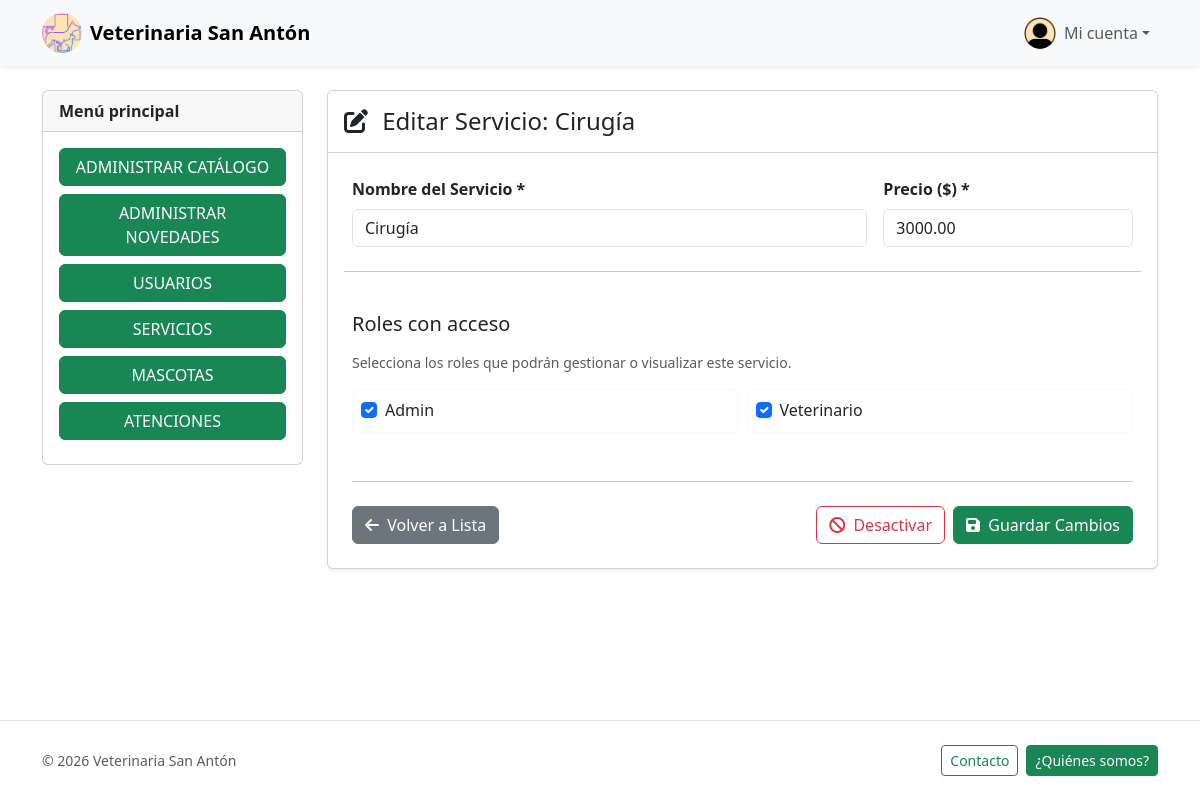
Screenshot of /servicios/editar.php?id=3 (signed in) with the database file from the repository.
### tables this page shows
CREATE TABLE `servicios` (
  `id`     INT(11)        NOT NULL AUTO_INCREMENT,
  `nombre` VARCHAR(150)   NOT NULL,
  `precio` DECIMAL(10, 2) NOT NULL DEFAULT 0.00,
  `activo` TINYINT(1)     NOT NULL DEFAULT 1,
  PRIMARY KEY (`id`)
);

CREATE TABLE `roles` (
  `id`     INT(11)      NOT NULL AUTO_INCREMENT,
  `nombre` VARCHAR(100) NOT NULL,
  PRIMARY KEY (`id`)
);

### src/Modules/Servicios/ServicioRepository.php (called while the page is built, shortened)
<?php
class ServicioRepository
{
    public static function getById($id)
    {
        $db = DB::getConn();
        $stmt = $db->prepare("SELECT * FROM servicios WHERE id = ?");
        $stmt->bind_param("i", $id);
        $stmt->execute();
        $result = $stmt->get_result();
        return $result->fetch_assoc();
    }
    public static function getRolesIds($servicioId)
    {
        $db = DB::getConn();
        $stmt = $db->prepare("SELECT rolId FROM rolesservicios WHERE servicioId = ?");
        $stmt->bind_param("i", $servicioId);
        $stmt->execute();
        $result = $stmt->get_result();
        $roles = [];
        while ($row = $result->fetch_assoc()) {
            $roles[] = $row['rolId'];
        }
        return $roles;
    }
    public static function getAllRoles()
    {
        $db = DB::getConn();
        $result = $db->query("SELECT * FROM roles ORDER BY nombre ASC");
        return $result->fetch_all(MYSQLI_ASSOC);
    }
}

### src/Modules/Servicios/ServicioService.php (called while the page is built, shortened)
<?php
class ServicioService
{
    public static function getById($id)
    {
        return ServicioRepository::getById($id);
    }
    public static function getRolesIds($id)
    {
        return ServicioRepository::getRolesIds($id);
    }
    public static function getAllRoles()
    {
        return ServicioRepository::getAllRoles();
    }
}

### public/servicios/editar.php (the view, shortened to what this page needs)
<?php
include_once __DIR__ . "/../../src/Templates/header.php";
$id = $_GET['id'] ?? null;
$servicio = ServicioService::getById($id);
$all_roles = ServicioService::getAllRoles();
$roles_asignados = ServicioService::getRolesIds($id);
?>
<div class="container py-4">
    <div class="row g-4">
        <aside class="col-md-4 col-lg-3 d-none d-md-block">
            <div class="card sticky-top" style="top: 1rem;">
                <div class="card-header fw-semibold">Menú principal</div>
                <div class="card-body d-grid gap-2">
                    <?php include_once __DIR__ . "/../../src/Templates/menu_lateral.php"; ?>
                </div>
            </div>
        </aside>
        <div class="col-12 col-md-8 col-lg-9">
            <div class="card shadow-sm mb-4">
                <div class="card-header bg-white py-3">
                    <h1 class="h4 mb-0">
                        <i class="fas fa-edit me-2"></i>
                        Editar Servicio: <?php echo htmlspecialchars($servicio['nombre']); ?>
                    </h1>
                </div>
                <div class="card-body p-4">
                    <form action="editar.php?id=<?php echo $id; ?>" method="POST">
                        <div class="row g-3">
                            <div class="col-md-8">
                                <label for="nombre" class="form-label fw-bold">Nombre del Servicio *</label>
                                <input type="text" name="nombre" id="nombre" class="form-control"
                                    value="<?php echo htmlspecialchars($servicio['nombre']); ?>" required>
                            </div>
                            <div class="col-md-4">
                                <label for="precio" class="form-label fw-bold">Precio ($) *</label>
                                <input type="number" step="0.01" name="precio" id="precio" class="form-control"
                                    value="<?php echo htmlspecialchars($servicio['precio']); ?>" required>
                            </div>
                            <hr class="my-4">
                            <div class="col-12">
                                <h5 class="mb-3">Roles con acceso</h5>
                                <p class="small text-muted mb-3">Selecciona los roles que podrán gestionar o visualizar este servicio.</p>
                                <div class="row row-cols-1 row-cols-sm-2 g-2">
                                    <?php foreach ($all_roles as $rol): ?>
                                        <div class="col">
                                            <div class="card h-100 border-light hover-light">
                                                <div class="card-body p-2">
                                                    <div class="form-check">
                                                        <input class="form-check-input" type="checkbox" name="roles[]"
                                                            value="<?php echo $rol['id']; ?>"
                                                            id="rol_<?php echo $rol['id']; ?>"
                                                            <?php echo in_array($rol['id'], $roles_asignados) ? 'checked' : ''; ?>>
                                                        <label class="form-check-label d-block cursor-pointer" for="rol_<?php echo $rol['id']; ?>">
                                                            <?php echo ucfirst(htmlspecialchars($rol['nombre'])); ?>
                                                        </label>
                                                    </div>
                                                </div>
                                            </div>
                                        </div>
                                    <?php endforeach; ?>
                                </div>
                            </div>
                            <div class="col-12 mt-4">
                                <hr class="my-4">
                                <div class="d-flex gap-2 flex-wrap justify-content-between">
                                    <a href="index.php" class="btn btn-secondary">
                                        <i class="fas fa-arrow-left me-1"></i> Volver a Lista
                                    </a>
                                    <div class="d-flex gap-2">
                                        <?php if ($servicio['activo']): ?>
                                            <button type="button" class="btn btn-outline-danger"
                                                onclick="confirmarAccion('¿Está seguro que desea desactivar este servicio?', function(){ var f = document.querySelector('form[action*=editar]'); var h = document.createElement('input'); h.type='hidden'; h.name='dar_baja'; h.value='1'; f.appendChild(h); f.submit(); }, { titulo: 'Desactivar servicio', btnTexto: 'Desactivar' })">
                                                <i class="fas fa-ban me-1"></i> Desactivar
                                            </button>
                                        <?php else: ?>
                                            <button type="submit" name="reactivar" class="btn btn-outline-success">
                                                <i class="fas fa-check-circle me-1"></i> Reactivar
                                            </button>
                                        <?php endif; ?>
                                        <button type="submit" name="guardar_cambios" class="btn btn-success">
                                            <i class="fas fa-save me-1"></i> Guardar Cambios
                                        </button>
                                    </div>
                                </div>
                            </div>
                        </div>
                    </form>
                </div>
            </div>
        </div>
    </div>
</div>
<?php include_once __DIR__ . "/../../src/Templates/footer.php"; ?>

### public/css/style.css (style rules this page uses)
:root { --brand-green: #198754; }
html, body { height: 100%; }
body { display: flex; flex-direction: column; }

### public/servicios/editar.php (style rules this page uses)
.cursor-pointer { cursor: pointer; }

### rows the page displays
servicios: nombre "Cirugía", precio "3000.00"
roles: id "☑", nombre "Admin"
roles: id "☑", nombre "Veterinario"
